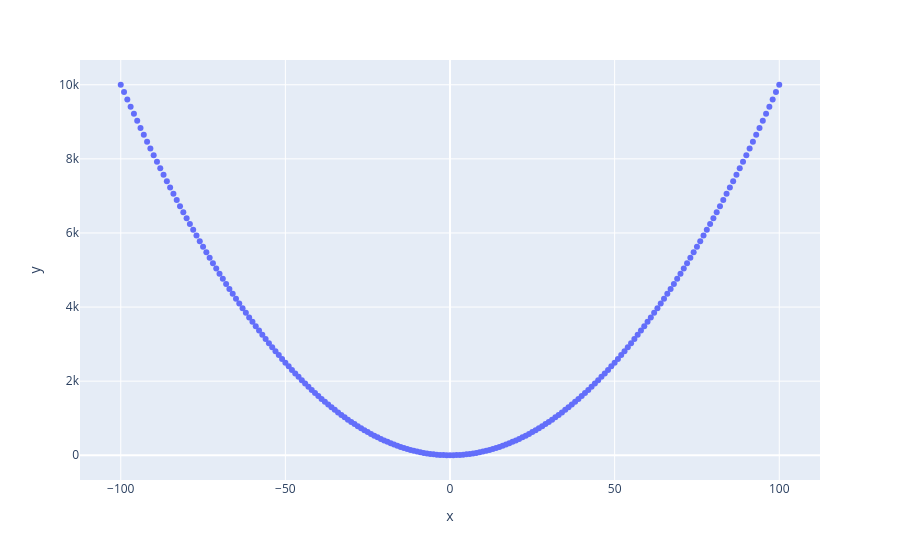

The code cell stored with this chart in its notebook:
### Code cell
x = torch.arange(-100, 100+1, 1)
y = x ** 2

px.scatter(x=x, y=y)

### Figure 1 — Plotly figure (JSON) as saved in the notebook; plotly's stock layout.template omitted (floating-point values rounded to 4 significant figures; data arrays with more than 128 entries replaced by an {"elided": "..."} marker saying what was removed)
{"data": [{"hovertemplate": "x=%{x}<br>y=%{y}<extra></extra>", "legendgroup": "", "marker": {"color": "#636efa", "symbol": "circle"}, "mode": "markers", "name": "", "orientation": "v", "showlegend": false, "type": "scatter", "x": {"elided": "201 int values"}, "xaxis": "x", "y": {"elided": "201 int values"}, "yaxis": "y"}], "layout": {"legend": {"tracegroupgap": 0}, "margin": {"t": 60}, "xaxis": {"anchor": "y", "domain": [0, 1], "title": {"text": "x"}}, "yaxis": {"anchor": "x", "domain": [0, 1], "title": {"text": "y"}}}}
